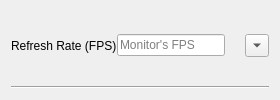
                <widget class="QWidget" name="widget3_fps_2" native="true">
                 <property name="sizePolicy">
                  <sizepolicy hsizetype="Preferred" vsizetype="Maximum">
                   <horstretch>0</horstretch>
                   <verstretch>0</verstretch>
                  </sizepolicy>
                 </property>
                 <property name="toolTip">
                  <string>&lt;html&gt;&lt;head/&gt;&lt;body&gt;&lt;p&gt;Maximum amount of frames per second (FPS) the game will attempt to render. Lowering this will save power and can help reduce stutters, but lowering it below your monitor's refresh rate will result in a visibly less smooth experience.&lt;/p&gt;&lt;/body&gt;&lt;/html&gt;</string>
                 </property>
                 <layout class="QVBoxLayout" name="verticalLayout_26">
                  <item>
                   <widget class="QWidget" name="widget_12" native="true">
                    <property name="sizePolicy">
                     <sizepolicy hsizetype="Preferred" vsizetype="Minimum">
                      <horstretch>0</horstretch>
                      <verstretch>0</verstretch>
                     </sizepolicy>
                    </property>
                    <layout class="QHBoxLayout" name="horizontalLayout_6" stretch="0,0,0,0,0">
                     <property name="spacing">
                      <number>0</number>
                     </property>
                     <property name="leftMargin">
                      <number>0</number>
                     </property>
                     <property name="topMargin">
                      <number>0</number>
                     </property>
                     <property name="rightMargin">
                      <number>0</number>
                     </property>
                     <property name="bottomMargin">
                      <number>0</number>
                     </property>
                     <item>
                      <widget class="QLabel" name="label_23">
                       <property name="text">
                        <string>Refresh Rate (FPS)</string>
                       </property>
                      </widget>
                     </item>
                     <item>
                      <spacer name="horizontalSpacer_24">
                       <property name="orientation">
                        <enum>Qt::Orientation::Horizontal</enum>
                       </property>
                       <property name="sizeHint" stdset="0">
                        <size>
                         <width>0</width>
                         <height>20</height>
                        </size>
                       </property>
                      </spacer>
                     </item>
                     <item>
                      <widget class="QLineEdit" name="lineEdit_fps">
                       <property name="sizePolicy">
                        <sizepolicy hsizetype="Fixed" vsizetype="Fixed">
                         <horstretch>0</horstretch>
                         <verstretch>0</verstretch>
                        </sizepolicy>
                       </property>
                       <property name="maxLength">
                        <number>4</number>
                       </property>
                       <property name="placeholderText">
                        <string>Monitor's FPS</string>
                       </property>
                      </widget>
                     </item>
                     <item>
                      <spacer name="horizontalSpacer_25">
                       <property name="orientation">
                        <enum>Qt::Orientation::Horizontal</enum>
                       </property>
                       <property name="sizeType">
                        <enum>QSizePolicy::Policy::Fixed</enum>
                       </property>
                       <property name="sizeHint" stdset="0">
                        <size>
                         <width>20</width>
                         <height>20</height>
                        </size>
                       </property>
                      </spacer>
                     </item>
                     <item>
                      <widget class="QToolButton" name="toolButton_fps">
                       <property name="text">
                        <string>...</string>
                       </property>
                       <property name="arrowType">
                        <enum>Qt::ArrowType::DownArrow</enum>
                       </property>
                      </widget>
                     </item>
                    </layout>
                   </widget>
                  </item>
                  <item>
                   <widget class="Line" name="line_23">
                    <property name="orientation">
                     <enum>Qt::Orientation::Horizontal</enum>
                    </property>
                   </widget>
                  </item>
                 </layout>
                </widget>
